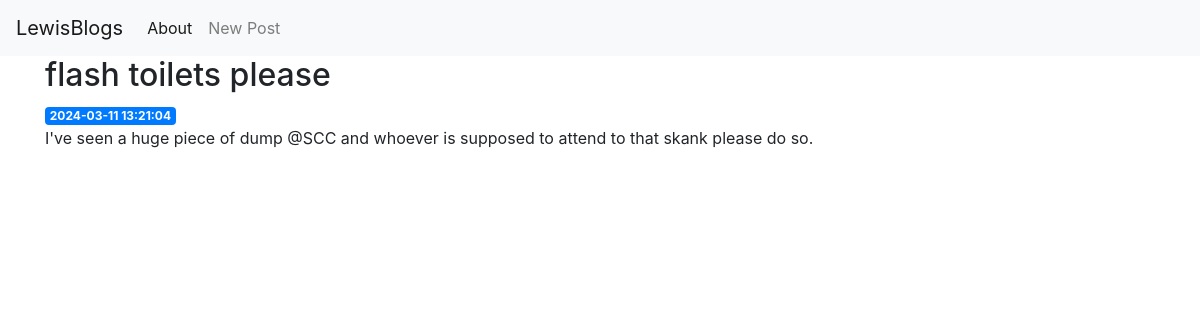
The page /5 on the database as committed earlier.
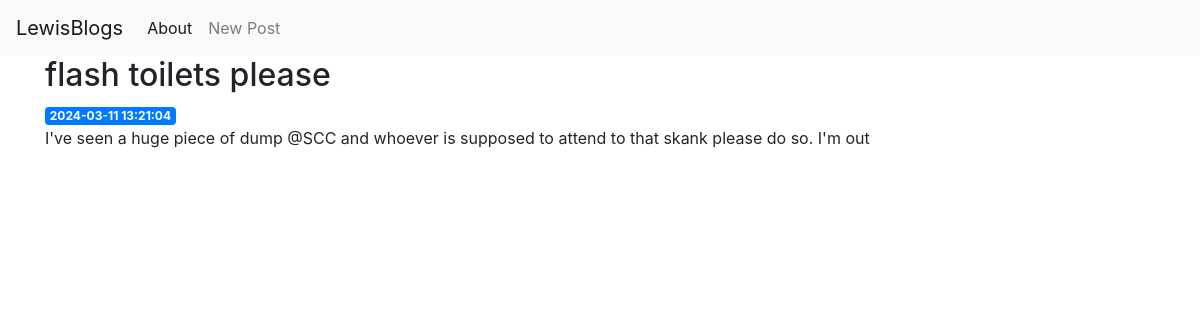
The same page on the database as committed later.
### tables this page shows
CREATE TABLE posts (
    id INTEGER PRIMARY KEY AUTOINCREMENT,
    created TIMESTAMP NOT NULL DEFAULT CURRENT_TIMESTAMP,
    title TEXT NOT NULL,
    content NOT NULL
);

### app.py (the view)
@app.route('/<int:post_id>')
def post(post_id):
    post = get_post(post_id)
    return render_template('post.html', post=post)

### app.py (called while the page is built)
def get_db_connection():
    conn = sqlite3.connect('database.db')
    conn.row_factory = sqlite3.Row
    return conn

def get_post(post_id):
    conn = get_db_connection()
    post = conn.execute('SELECT * FROM posts WHERE id = ?',
                        (post_id,)).fetchone()
    conn.close()
    if post is None:
        abort(404)
    return post

### templates/post.html
{% extends 'base.html' %}
{% block content %}
    <h2>{% block title %} {{ post['title'] }} {% endblock %}</h2>
    <span class="badge badge-primary">{{ post['created'] }}</span>
    <p>{{ post['content'] }}</p>
{% endblock %}

### templates/base.html (shortened to what this page needs)
<!doctype html>
<html lang="en">
  <head>
    <link rel="stylesheet" href="https://stackpath.bootstrapcdn.com/bootstrap/4.3.1/css/bootstrap.min.css">
  </head>
  <body>
    <nav class="navbar navbar-expand-md navbar-light bg-light">
        <a class="navbar-brand" href="{{ url_for('index')}}">LewisBlogs</a>
        <div class="collapse navbar-collapse" id="navbarNav">
            <ul class="navbar-nav">
            <li class="nav-item active">
                <a class="nav-link" href="#">About</a>
              </li>
                <li class="nav-item">
                  <a class="nav-link" href="{{url_for('create')}}">New Post</a>
              </li>
            </ul>
        </div>
    </nav>
    <div class="container">
      {% block content %} {% endblock %}
    </div>
  </body>
</html>

Rows that differ between the two databases and show on the page:
changed posts "flash toilets please": content "I've seen a huge piece of dump @SCC and whoever is supposed to attend to that skank please do so." → "I've seen a huge piece of dump @SCC and whoever is supposed to attend to that skank please do so. I'm out"
